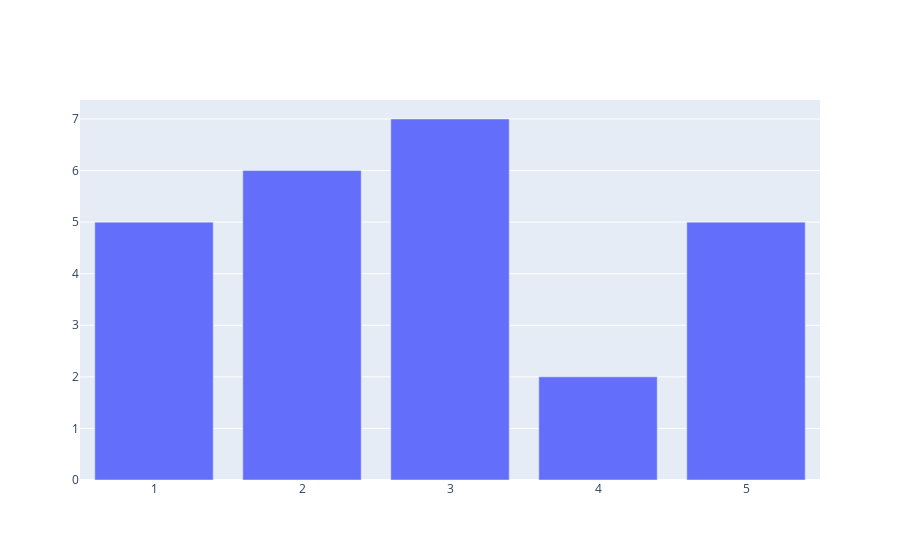

The notebook cell saved with this chart:
### Code cell
fig = go.Figure()
fig.add_trace(go.Bar(x=[1,2,3,4,5],y=[5,6,7,2,5]))

### Figure 1 — Plotly figure (JSON) as saved in the notebook; plotly's stock layout.template omitted (floating-point values rounded to 4 significant figures)
{"data": [{"type": "bar", "x": [1, 2, 3, 4, 5], "y": [5, 6, 7, 2, 5]}], "layout": {"autosize": true, "dragmode": "zoom", "xaxis": {"autorange": true, "range": [0.5, 5.5], "showspikes": false, "type": "linear"}, "yaxis": {"autorange": true, "range": [0, 7.368], "showspikes": false, "type": "linear"}}}
